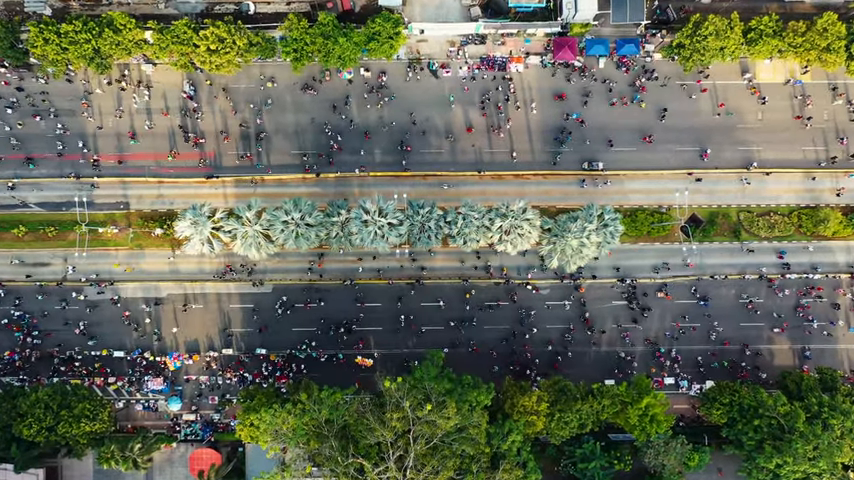
#> input picture frame 111 of libraries/opencv/data/people_walking.mp4, 854 x 480 px
$ python background_subtraction.py
#> lines starting #> are read from the running program, lines starting #| are printed output that depends on the picture; after the words box and inside, x2 and y2 are one past the last pixel; in counts of white or black regions, pixels touching at a corner belong together
import cv2

# Create background subtractor objects
mog2 = cv2.createBackgroundSubtractorMOG2()
knn = cv2.createBackgroundSubtractorKNN()

# Open the video file
cap = cv2.VideoCapture("/home/su-rays/projects/skills/libraries/opencv/data/people_walking.mp4")

while cap.isOpened():
    ret, frame = cap.read()
#> frame is the input picture: shape (480, 854, 3); mean B, G, R 88.1, 107.5, 103.7
    if not ret:
        break

    # Apply background subtraction
    fg_mask_mog2 = mog2.apply(frame)
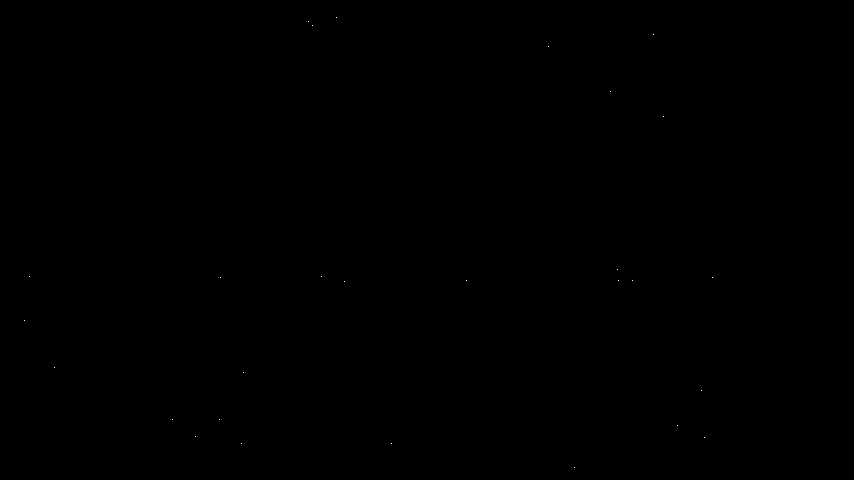
#> fg_mask_mog2: shape (480, 854); values 127 (black) and 255 (white), 0.01% white in thin lines or dots, all inside (x1, y1, x2, y2) = (24, 17, 713, 468)
    fg_mask_knn = knn.apply(frame)
#> fg_mask_knn: shape (480, 854); every value is 255

    # Display the results
    cv2.imshow('MOG2 Background Subtraction', fg_mask_mog2)
    cv2.imshow('KNN Background Subtraction', fg_mask_knn)

    # Press 'q' to exit
    if cv2.waitKey(1) & 0xFF == ord('q'):
#> (key q is pressed here)
        break

cap.release()
cv2.destroyAllWindows()
